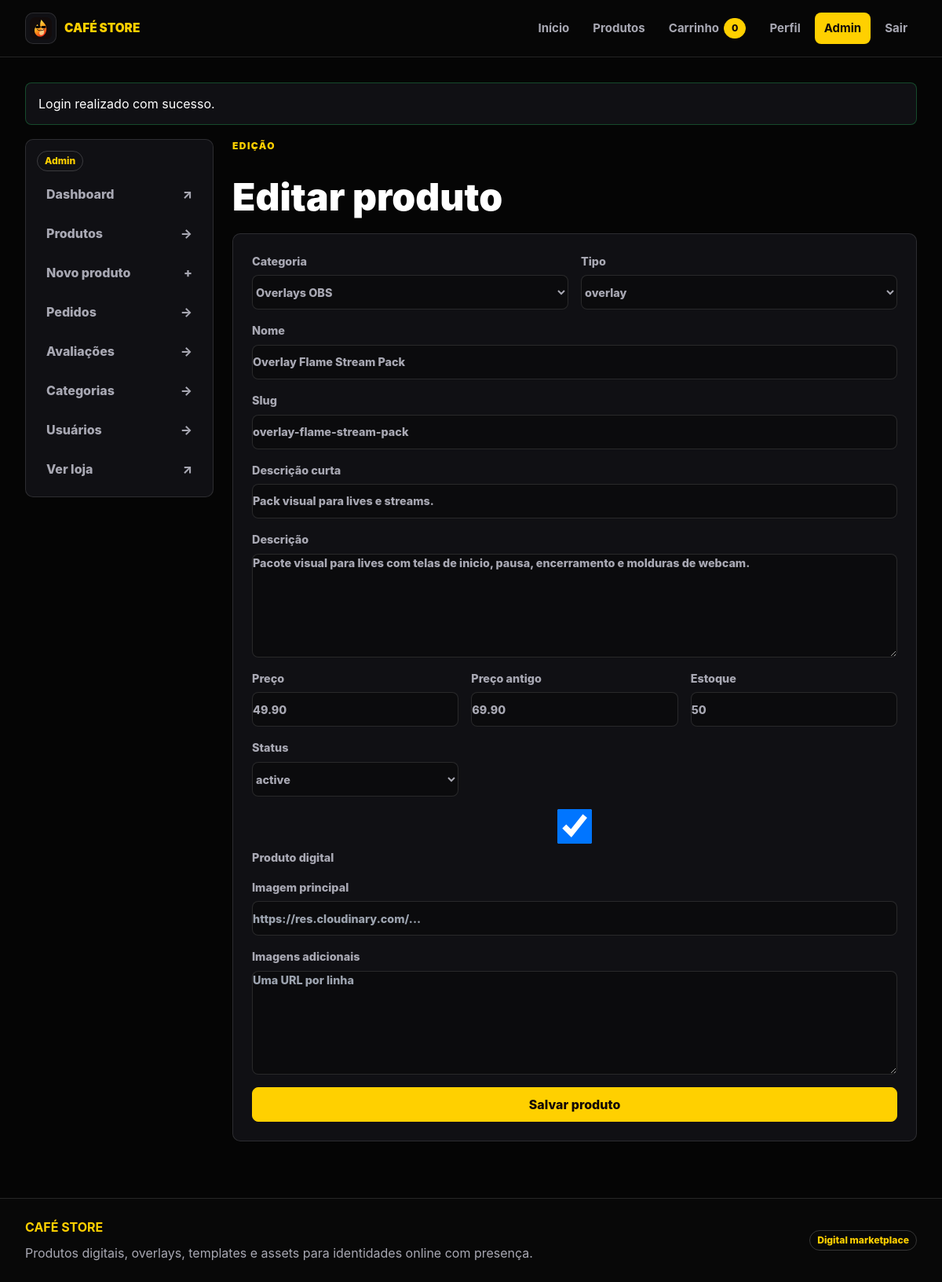
Screenshot of /admin/product-edit.php?id=1 (signed in) with the database file from the repository.
### tables this page shows
CREATE TABLE products (
  id INT UNSIGNED AUTO_INCREMENT PRIMARY KEY,
  name VARCHAR(160) NOT NULL,
  slug VARCHAR(180) NOT NULL UNIQUE,
  description TEXT,
  short_description VARCHAR(255) NULL,
  price DECIMAL(10,2) NOT NULL DEFAULT 0.00,
  old_price DECIMAL(10,2) NULL,
  category_id INT UNSIGNED NULL,
  stock INT UNSIGNED NOT NULL DEFAULT 0,
  is_digital TINYINT(1) NOT NULL DEFAULT 1,
  image_url VARCHAR(500) NULL,
  main_image_url VARCHAR(500) NULL,
  type VARCHAR(40) NOT NULL DEFAULT 'digital',
  status VARCHAR(40) NOT NULL DEFAULT 'active',
  created_at TIMESTAMP DEFAULT CURRENT_TIMESTAMP,
  updated_at TIMESTAMP NULL DEFAULT NULL ON UPDATE CURRENT_TIMESTAMP,
  CONSTRAINT fk_products_category FOREIGN KEY (category_id) REFERENCES categories(id) ON DELETE SET NULL
);

CREATE TABLE categories (
  id INT UNSIGNED AUTO_INCREMENT PRIMARY KEY,
  name VARCHAR(120) NOT NULL,
  slug VARCHAR(140) NOT NULL UNIQUE,
  created_at TIMESTAMP DEFAULT CURRENT_TIMESTAMP,
  updated_at TIMESTAMP NULL DEFAULT NULL ON UPDATE CURRENT_TIMESTAMP
);

### config/helpers.php (called while the page is built, shortened)
<?php
function db() {
    static $pdo = null;
    if ($pdo === null) {
        $host = 'db';
        $db   = 'cafe_store';
        $user = 'root';
        $pass = 'root123';
        $charset = 'utf8mb4';
        $dsn = "mysql:host={$host};dbname={$db};charset={$charset}";
        $options = [
            PDO::ATTR_ERRMODE            => PDO::ERRMODE_EXCEPTION,
            PDO::ATTR_DEFAULT_FETCH_MODE => PDO::FETCH_ASSOC,
            PDO::ATTR_EMULATE_PREPARES   => false,
        ];
        try {
            $pdo = new PDO($dsn, $user, $pass, $options);
        } catch (PDOException $e) {
            error_log("Erro de conexão PDO: " . $e->getMessage());
            die("Erro ao conectar com o banco de dados.");
        }
    }
    return $pdo;
}
function e($string) {
    return htmlspecialchars($string ?? '', ENT_QUOTES, 'UTF-8');
}

### admin/product-form.php (the view, shortened to what this page needs)
<?php $editing = isset($product); ?>
<form class="admin-form panel" method="post">
    <div class="grid gap-4 md:grid-cols-2">
        <label>Categoria
            <select name="category_id">
                <?php foreach ($categories as $cat): ?>
                    <option value="<?= (int) $cat['id'] ?>" <?= $editing && (int) $product['category_id'] === (int) $cat['id'] ? 'selected' : '' ?>><?= e($cat['name']) ?></option>
                <?php endforeach; ?>
            </select>
        </label>
        <label>Tipo
            <select name="type">
                <?php foreach (['digital', 'overlay', 'template', 'wallpaper', 'pack', 'preset'] as $type): ?>
                    <option value="<?= $type ?>" <?= ($product['type'] ?? 'digital') === $type ? 'selected' : '' ?>><?= $type ?></option>
                <?php endforeach; ?>
            </select>
        </label>
    </div>
    <label>Nome <input name="name" value="<?= e($product['name'] ?? '') ?>" required></label>
    <label>Slug <input name="slug" value="<?= e($product['slug'] ?? '') ?>" placeholder="gerado pelo nome se vazio"></label>
    <label>Descrição curta <input name="short_description" value="<?= e($product['short_description'] ?? '') ?>" maxlength="255"></label>
    <label>Descrição <textarea name="description" rows="6"><?= e($product['description'] ?? '') ?></textarea></label>
    <div class="grid gap-4 md:grid-cols-3">
        <label>Preço <input type="number" step="0.01" name="price" value="<?= e((string) ($product['price'] ?? '')) ?>" required></label>
        <label>Preço antigo <input type="number" step="0.01" name="old_price" value="<?= e((string) ($product['old_price'] ?? '')) ?>"></label>
        <label>Estoque <input type="number" name="stock" value="<?= e((string) ($product['stock'] ?? 0)) ?>"></label>
        <label>Status
            <select name="status">
                <option value="active" <?= ($product['status'] ?? 'active') === 'active' ? 'selected' : '' ?>>active</option>
            </select>
        </label>
    </div>
    <label class="inline-flex items-center gap-2"><input type="checkbox" name="is_digital" value="1" <?= (int) ($product['is_digital'] ?? 1) === 1 ? 'checked' : '' ?>> Produto digital</label>
    <label>Imagem principal <input name="main_image_url" value="<?= e($product['main_image_url'] ?? $product['image_url'] ?? '') ?>" placeholder="https://res.cloudinary.com/..."></label>
    <label>Imagens adicionais <textarea name="gallery_images" rows="3" placeholder="Uma URL por linha"><?= e($galleryImagesText ?? '') ?></textarea></label>
    <button class="btn primary" type="submit">Salvar produto</button>
</form>

### assets/css/style.css (style rules this page uses)
:root { --black: #070707; --surface: #101014; --surface-soft: #15151a; --surface-muted: #1c1c22; --red: #ff3c38; --orange: #ff7a00; --yellow: #ffd000; --white: #ffffff; --text: #f7f7f8; --muted: #a8a8b3; --border: rgba(255,255,255,.12); --border-strong: rgba(255,255,255,.18); --radius: 10px; --container: 1280px; --header-height: 72px; --ease: cubic-bezier(.22, .61, .36, 1); }
* { box-sizing: border-box; }
html { scroll-behavior: smooth; }
body { margin: 0; min-height: 100vh; color: var(--text); font-family: Inter, ui-sans-serif, system-ui, -apple-system, BlinkMacSystemFont, "Segoe UI", sans-serif; background: var(--black); overflow-x: hidden; }
button, input, select, textarea { font: inherit; }
button, a, input, select, textarea { transition: color .18s var(--ease), background .18s var(--ease), border-color .18s var(--ease), opacity .18s var(--ease); }
.glass-card, .admin-card, .product-card, .panel, .summary, .auth-card, .metric, .cart-item, .detail-media, .detail-copy, .admin-sidebar, .table-row, .filters, .benefit-card, .payment-card { border: 1px solid var(--border); border-radius: var(--radius); background: var(--surface); box-shadow: none; }
.glass-card, .admin-card, .panel, .summary, .auth-card, .detail-media, .detail-copy, .admin-sidebar, .filters { padding: 24px; }
.btn, .btn-primary, .btn-secondary, button.btn { display: inline-flex; align-items: center; justify-content: center; gap: 8px; min-height: 44px; padding: 0 18px; border-radius: 8px; border: 1px solid var(--border-strong); cursor: pointer; font-weight: 850; line-height: 1; white-space: nowrap; }
.btn-primary, .btn.primary, .glow-button { border-color: var(--yellow); color: #120807; background: var(--yellow); }
.input-field, input, select, textarea { width: 100%; min-height: 44px; border: 1px solid var(--border); border-radius: 8px; padding: 10px 12px; color: var(--white); background: #0b0b0d; outline: none; }
textarea { min-height: 132px; resize: vertical; }
select option { color: #111; }
.admin-form { display: grid; gap: 16px; max-width: 920px; }
.admin-form label { display: grid; gap: 7px; color: var(--muted); font-size: .9rem; font-weight: 800; }
.grid { display: grid; }
.items-center { align-items: center; }
.gap-2 { gap: .5rem; }
.gap-4 { gap: 1rem; }
@media (min-width: 768px) { .md\:grid-cols-2 { grid-template-columns: repeat(2, minmax(0, 1fr)); } }
@media (min-width: 768px) { .md\:grid-cols-3 { grid-template-columns: repeat(3, minmax(0, 1fr)); } }

### rows the page displays
products: category_id "Overlays OBS", type "overlay", name "Overlay Flame Stream Pack", slug "overlay-flame-stream-pack", short_description "Pack visual para lives e streams.", description "Pacote visual para lives com telas de inicio, pausa, encerramento e molduras de webcam.", price "49.90", old_price "69.90", stock "50", status "active", is_digital "☑"

### other values shown
cart_count() "0"
$flash['message'] "Login realizado com sucesso."
